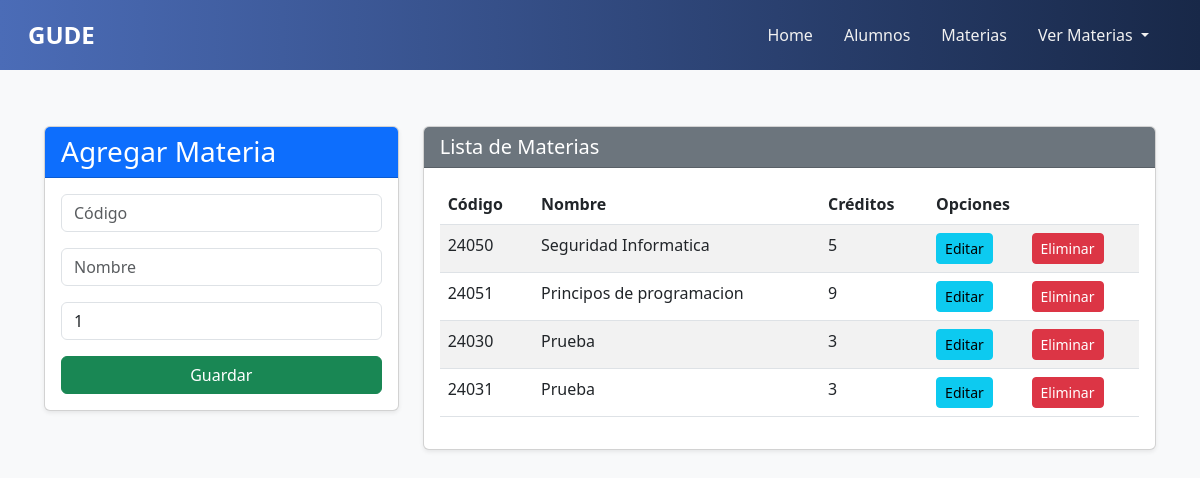
The page /materias/ on the database as committed earlier.
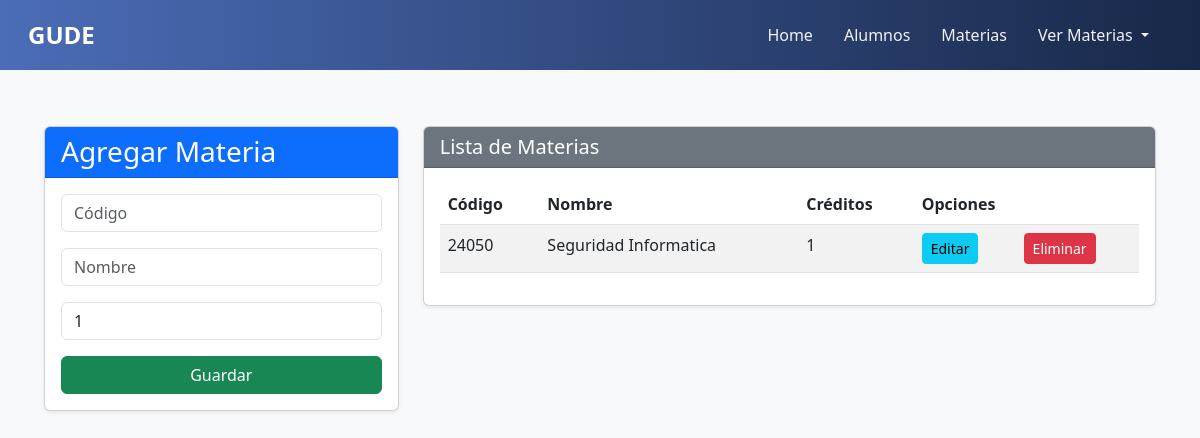
The same page on the database as committed later.
### Aplicaciones/General/models.py (models this page shows, shortened)
class Curso(models.Model):
    codigo = models.CharField(primary_key=True,max_length=6)
    nombre = models.CharField(max_length=50)
    creditos = models.PositiveSmallIntegerField()

### Aplicaciones/General/views.py (the view)
# urls.py: path('materias/', views.materias, name='materias'),
def materias(request):
    cursos = Curso.objects.all()
    return render(request, "Materias.html", {"cursos": cursos})

### Aplicaciones/General/templates/Materias.html
{% extends './base.html' %}
{% block body %}
<div class="container mt-4">
    <div class="row">
        <div class="col-md-4">
            <div class="card shadow-sm">
                <div class="card-header bg-primary text-white">
                    <h3 class="mb-0">Agregar Materia</h3>
                </div>
                <div class="card-body">
                    <form action="{% url 'registrarMateria' %}" method="post"> {% csrf_token %}
                        <div class="form-group mb-3">
                            <input type="text" name="txtCodigo" id="txtCodigo" class="form-control" placeholder="Código" minlength="5" maxlength="5" required>
                        </div>
                        <div class="form-group mb-3">
                            <input type="text" name="txtNombre" id="txtNombre" class="form-control" placeholder="Nombre" maxlength="50" required>
                        </div>
                        <div class="form-group mb-3">
                            <input type="number" name="numCreditos" id="numCreditos" class="form-control" placeholder="Créditos" min="1" max="9" value="1" required>
                        </div>
                        <button type="submit" class="btn btn-success w-100">Guardar</button>
                    </form>
                </div>
            </div>
        </div>
        <div class="col-md-8">
            <div class="card shadow-sm">
                <div class="card-header bg-secondary text-white">
                    <h5 class="mb-0">Lista de Materias</h5>
                </div>
                <div class="card-body table-responsive">
                    <table class="table table-striped table-hover">
                        <thead>
                            <tr>
                                <th>Código</th>
                                <th>Nombre</th>
                                <th>Créditos</th>
                                <th colspan="2">Opciones</th>
                            </tr>
                        </thead>
                        <tbody>
                            {% for c in cursos %}
                            <tr>
                                <td>{{ c.codigo }}</td>
                                <td>{{ c.nombre }}</td>
                                <td>{{ c.creditos }}</td>
                                <td><a href="{% url 'edicionCurso' c.codigo %}" class="btn btn-info btn-sm">Editar</a></td>
                                <td><a href="{% url 'eliminacionCurso' c.codigo %}" class="btn btn-danger btn-sm">Eliminar</a></td>
                            </tr>
                            {% empty %}
                            <tr>
                                <td colspan="5" class="text-center text-muted">No hay materias registradas</td>
                            </tr>
                            {% endfor %}
                        </tbody>
                    </table>
                </div>
            </div>
        </div>
    </div>
</div>
{% endblock %}

Rows that differ between the two databases and show on the page:
removed Curso: codigo "24051", nombre "Principos de programacion", creditos "9"
removed Curso: codigo "24030", nombre "Prueba", creditos "3"
removed Curso: codigo "24031", nombre "Prueba", creditos "3"
changed Curso "Seguridad Informatica": creditos "5" → "1"
